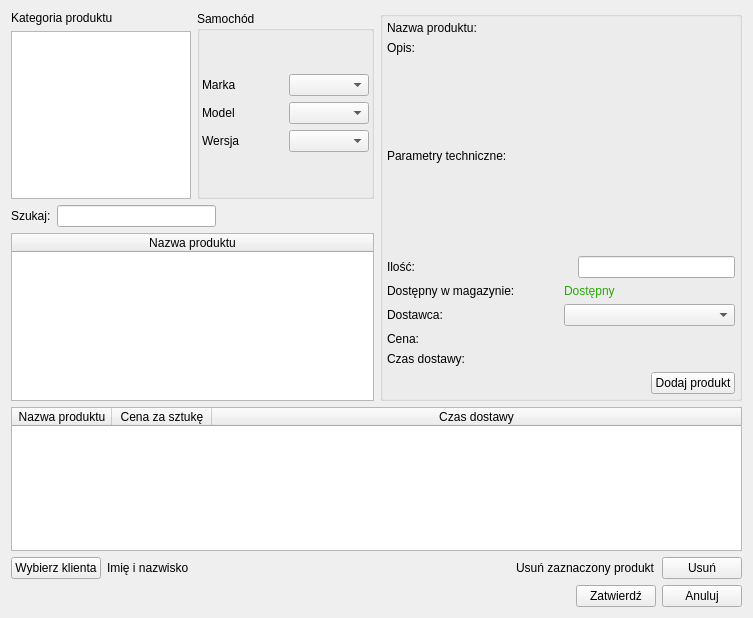
<?xml version="1.0" encoding="UTF-8"?>
<ui version="4.0">
 <class>MainWindow</class>
 <widget class="QMainWindow" name="MainWindow">
  <property name="geometry">
   <rect>
    <x>0</x>
    <y>0</y>
    <width>753</width>
    <height>618</height>
   </rect>
  </property>
  <property name="windowTitle">
   <string>Edycja zamówienia</string>
  </property>
  <widget class="QWidget" name="centralWidget">
   <layout class="QVBoxLayout" name="verticalLayout_6">
    <item>
     <layout class="QHBoxLayout" name="horizontalLayout_5">
      <item>
       <layout class="QVBoxLayout" name="verticalLayout_4">
        <item>
         <layout class="QHBoxLayout" name="horizontalLayout_15">
          <item>
           <layout class="QVBoxLayout" name="verticalLayout_5">
            <item>
             <widget class="QLabel" name="label">
              <property name="text">
               <string>Kategoria produktu</string>
              </property>
             </widget>
            </item>
            <item>
             <widget class="QListView" name="lv_kategorie">
              <property name="sizePolicy">
               <sizepolicy hsizetype="Fixed" vsizetype="Expanding">
                <horstretch>0</horstretch>
                <verstretch>0</verstretch>
               </sizepolicy>
              </property>
              <property name="minimumSize">
               <size>
                <width>100</width>
                <height>0</height>
               </size>
              </property>
              <property name="maximumSize">
               <size>
                <width>180</width>
                <height>16777215</height>
               </size>
              </property>
             </widget>
            </item>
           </layout>
          </item>
          <item>
           <widget class="QGroupBox" name="groupBox_2">
            <property name="title">
             <string>Samochód</string>
            </property>
            <layout class="QVBoxLayout" name="verticalLayout_8">
             <property name="spacing">
              <number>2</number>
             </property>
             <property name="leftMargin">
              <number>2</number>
             </property>
             <property name="topMargin">
              <number>2</number>
             </property>
             <property name="rightMargin">
              <number>2</number>
             </property>
             <property name="bottomMargin">
              <number>2</number>
             </property>
             <item>
              <layout class="QVBoxLayout" name="verticalLayout_3">
               <item>
                <layout class="QHBoxLayout" name="horizontalLayout_7">
                 <item>
                  <widget class="QLabel" name="label_11">
                   <property name="text">
                    <string>Marka</string>
                   </property>
                  </widget>
                 </item>
                 <item>
                  <widget class="QComboBox" name="comboBox_4"/>
                 </item>
                </layout>
               </item>
               <item>
                <layout class="QHBoxLayout" name="horizontalLayout_8">
                 <item>
                  <widget class="QLabel" name="label_12">
                   <property name="text">
                    <string>Model</string>
                   </property>
                  </widget>
                 </item>
                 <item>
                  <widget class="QComboBox" name="comboBox_5"/>
                 </item>
                </layout>
               </item>
               <item>
                <layout class="QHBoxLayout" name="horizontalLayout_9">
                 <item>
                  <widget class="QLabel" name="label_13">
                   <property name="text">
                    <string>Wersja</string>
                   </property>
                  </widget>
                 </item>
                 <item>
                  <widget class="QComboBox" name="comboBox_6"/>
                 </item>
                </layout>
               </item>
              </layout>
             </item>
            </layout>
           </widget>
          </item>
         </layout>
        </item>
        <item>
         <layout class="QVBoxLayout" name="verticalLayout">
          <property name="sizeConstraint">
           <enum>QLayout::SetNoConstraint</enum>
          </property>
          <item>
           <layout class="QHBoxLayout" name="horizontalLayout">
            <item>
             <widget class="QLabel" name="label_2">
              <property name="text">
               <string>Szukaj:</string>
              </property>
             </widget>
            </item>
            <item>
             <widget class="QLineEdit" name="lineEdit"/>
            </item>
            <item>
             <spacer name="horizontalSpacer">
              <property name="orientation">
               <enum>Qt::Horizontal</enum>
              </property>
              <property name="sizeHint" stdset="0">
               <size>
                <width>40</width>
                <height>20</height>
               </size>
              </property>
             </spacer>
            </item>
           </layout>
          </item>
          <item>
           <widget class="QTableWidget" name="tableWidget_2">
            <property name="sizePolicy">
             <sizepolicy hsizetype="Ignored" vsizetype="Expanding">
              <horstretch>0</horstretch>
              <verstretch>0</verstretch>
             </sizepolicy>
            </property>
            <attribute name="horizontalHeaderStretchLastSection">
             <bool>true</bool>
            </attribute>
            <column>
             <property name="text">
              <string>Nazwa produktu</string>
             </property>
            </column>
           </widget>
          </item>
         </layout>
        </item>
       </layout>
      </item>
      <item>
       <widget class="QGroupBox" name="groupBox">
        <property name="title">
         <string/>
        </property>
        <layout class="QVBoxLayout" name="verticalLayout_7">
         <property name="spacing">
          <number>4</number>
         </property>
         <property name="leftMargin">
          <number>4</number>
         </property>
         <property name="topMargin">
          <number>4</number>
         </property>
         <property name="rightMargin">
          <number>4</number>
         </property>
         <property name="bottomMargin">
          <number>4</number>
         </property>
         <item>
          <layout class="QVBoxLayout" name="verticalLayout_2">
           <item>
            <widget class="QLabel" name="label_3">
             <property name="text">
              <string>Nazwa produktu:</string>
             </property>
            </widget>
           </item>
           <item>
            <widget class="QLabel" name="label_4">
             <property name="text">
              <string>Opis:</string>
             </property>
            </widget>
           </item>
           <item>
            <spacer name="verticalSpacer_2">
             <property name="orientation">
              <enum>Qt::Vertical</enum>
             </property>
             <property name="sizeType">
              <enum>QSizePolicy::Expanding</enum>
             </property>
             <property name="sizeHint" stdset="0">
              <size>
               <width>20</width>
               <height>18</height>
              </size>
             </property>
            </spacer>
           </item>
           <item>
            <widget class="QLabel" name="label_5">
             <property name="text">
              <string>Parametry techniczne:</string>
             </property>
            </widget>
           </item>
           <item>
            <spacer name="verticalSpacer">
             <property name="orientation">
              <enum>Qt::Vertical</enum>
             </property>
             <property name="sizeType">
              <enum>QSizePolicy::Expanding</enum>
             </property>
             <property name="sizeHint" stdset="0">
              <size>
               <width>20</width>
               <height>33</height>
              </size>
             </property>
            </spacer>
           </item>
           <item>
            <layout class="QHBoxLayout" name="horizontalLayout_21">
             <item>
              <widget class="QLabel" name="label_17">
               <property name="text">
                <string>Ilość:</string>
               </property>
              </widget>
             </item>
             <item>
              <spacer name="horizontalSpacer_6">
               <property name="orientation">
                <enum>Qt::Horizontal</enum>
               </property>
               <property name="sizeHint" stdset="0">
                <size>
                 <width>40</width>
                 <height>20</height>
                </size>
               </property>
              </spacer>
             </item>
             <item>
              <widget class="QLineEdit" name="lineEdit_9"/>
             </item>
            </layout>
           </item>
           <item>
            <layout class="QHBoxLayout" name="horizontalLayout_2">
             <item>
              <widget class="QLabel" name="label_9">
               <property name="text">
                <string>Dostępny w magazynie:</string>
               </property>
              </widget>
             </item>
             <item>
              <widget class="QLabel" name="label_14">
               <property name="palette">
                <palette>
                 <active>
                  <colorrole role="WindowText">
                   <brush brushstyle="SolidPattern">
                    <color alpha="255">
                     <red>41</red>
                     <green>168</green>
                     <blue>6</blue>
                    </color>
                   </brush>
                  </colorrole>
                 </active>
                 <inactive>
                  <colorrole role="WindowText">
                   <brush brushstyle="SolidPattern">
                    <color alpha="255">
                     <red>41</red>
                     <green>168</green>
                     <blue>6</blue>
                    </color>
                   </brush>
                  </colorrole>
                 </inactive>
                 <disabled>
                  <colorrole role="WindowText">
                   <brush brushstyle="SolidPattern">
                    <color alpha="255">
                     <red>111</red>
                     <green>110</green>
                     <blue>108</blue>
                    </color>
                   </brush>
                  </colorrole>
                 </disabled>
                </palette>
               </property>
               <property name="text">
                <string>Dostępny</string>
               </property>
              </widget>
             </item>
            </layout>
           </item>
           <item>
            <layout class="QHBoxLayout" name="horizontalLayout_3">
             <item>
              <widget class="QLabel" name="label_10">
               <property name="text">
                <string>Dostawca:</string>
               </property>
              </widget>
             </item>
             <item>
              <widget class="QComboBox" name="comboBox_3"/>
             </item>
            </layout>
           </item>
           <item>
            <widget class="QLabel" name="label_7">
             <property name="text">
              <string>Cena:</string>
             </property>
            </widget>
           </item>
           <item>
            <widget class="QLabel" name="label_8">
             <property name="text">
              <string>Czas dostawy:</string>
             </property>
            </widget>
           </item>
           <item>
            <layout class="QHBoxLayout" name="horizontalLayout_4">
             <item>
              <spacer name="horizontalSpacer_2">
               <property name="orientation">
                <enum>Qt::Horizontal</enum>
               </property>
               <property name="sizeHint" stdset="0">
                <size>
                 <width>40</width>
                 <height>20</height>
                </size>
               </property>
              </spacer>
             </item>
             <item>
              <widget class="QPushButton" name="pushButton">
               <property name="text">
                <string>Dodaj produkt</string>
               </property>
              </widget>
             </item>
            </layout>
           </item>
          </layout>
         </item>
        </layout>
       </widget>
      </item>
     </layout>
    </item>
    <item>
     <widget class="QTableWidget" name="tableWidget_3">
      <attribute name="horizontalHeaderStretchLastSection">
       <bool>true</bool>
      </attribute>
      <column>
       <property name="text">
        <string>Nazwa produktu</string>
       </property>
      </column>
      <column>
       <property name="text">
        <string>Cena za sztukę</string>
       </property>
      </column>
      <column>
       <property name="text">
        <string>Czas dostawy</string>
       </property>
      </column>
     </widget>
    </item>
    <item>
     <layout class="QHBoxLayout" name="horizontalLayout_6">
      <item>
       <widget class="QPushButton" name="pushButton_7">
        <property name="text">
         <string>Wybierz klienta</string>
        </property>
       </widget>
      </item>
      <item>
       <widget class="QLabel" name="label_21">
        <property name="text">
         <string>Imię i nazwisko               </string>
        </property>
       </widget>
      </item>
      <item>
       <spacer name="horizontalSpacer_9">
        <property name="orientation">
         <enum>Qt::Horizontal</enum>
        </property>
        <property name="sizeHint" stdset="0">
         <size>
          <width>40</width>
          <height>20</height>
         </size>
        </property>
       </spacer>
      </item>
      <item>
       <widget class="QLabel" name="label_20">
        <property name="text">
         <string>Usuń zaznaczony produkt</string>
        </property>
       </widget>
      </item>
      <item>
       <widget class="QPushButton" name="pushButton_6">
        <property name="text">
         <string>Usuń</string>
        </property>
       </widget>
      </item>
     </layout>
    </item>
    <item>
     <layout class="QHBoxLayout" name="horizontalLayout_20">
      <item>
       <spacer name="horizontalSpacer_5">
        <property name="orientation">
         <enum>Qt::Horizontal</enum>
        </property>
        <property name="sizeHint" stdset="0">
         <size>
          <width>40</width>
          <height>20</height>
         </size>
        </property>
       </spacer>
      </item>
      <item>
       <widget class="QPushButton" name="pushButton_3">
        <property name="text">
         <string>Zatwierdź</string>
        </property>
       </widget>
      </item>
      <item>
       <widget class="QPushButton" name="pushButton_4">
        <property name="text">
         <string>Anuluj</string>
        </property>
       </widget>
      </item>
     </layout>
    </item>
   </layout>
  </widget>
  <widget class="QMenuBar" name="menuBar">
   <property name="geometry">
    <rect>
     <x>0</x>
     <y>0</y>
     <width>753</width>
     <height>21</height>
    </rect>
   </property>
  </widget>
 </widget>
 <layoutdefault spacing="6" margin="11"/>
 <resources/>
 <connections/>
</ui>
